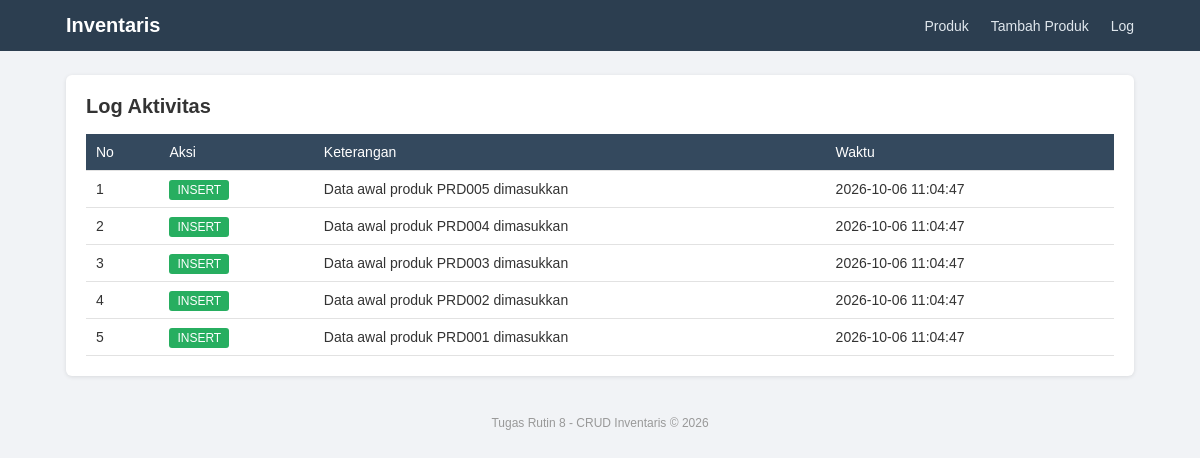
Screenshot of /log.php with the database file from the repository.
### tables this page shows
CREATE TABLE log_aktivitas (
    id_log INT AUTO_INCREMENT PRIMARY KEY,
    aksi VARCHAR(20) NOT NULL,
    keterangan VARCHAR(255) NOT NULL,
    waktu TIMESTAMP DEFAULT CURRENT_TIMESTAMP
);

### log.php (the view, shortened to what this page needs)
<?php
$db = Database::getInstance()->getConnection();
$log = $db->query("SELECT * FROM log_aktivitas ORDER BY waktu DESC, id_log DESC LIMIT 50")->fetchAll();
require_once 'includes/header.php';
?>
<div class="card">
    <div class="card-header">
        <h2>Log Aktivitas</h2>
    </div>
    <div class="tabel-wrap">
        <table>
            <thead>
                <tr>
                    <th>No</th>
                    <th>Aksi</th>
                    <th>Keterangan</th>
                    <th>Waktu</th>
                </tr>
            </thead>
            <tbody>
                <?php foreach ($log as $i => $row): ?>
                    <tr>
                        <td><?= $i + 1 ?></td>
                        <td><span class="badge badge-<?= strtolower(htmlspecialchars($row['aksi'])) ?>"><?= htmlspecialchars($row['aksi']) ?></span></td>
                        <td><?= htmlspecialchars($row['keterangan']) ?></td>
                        <td><?= htmlspecialchars($row['waktu']) ?></td>
                    </tr>
                <?php endforeach; ?>
            </tbody>
        </table>
    </div>
</div>
<?php require_once 'includes/footer.php'; ?>

### style.css (style rules this page uses)
* { margin: 0; padding: 0; box-sizing: border-box; }
body { font-family: Arial, Helvetica, sans-serif; background: #f1f3f6; color: #333; font-size: 14px; }
.card { background: #fff; border-radius: 6px; padding: 20px; box-shadow: 0 1px 4px rgba(0, 0, 0, 0.1); margin-bottom: 20px; }
.card h2 { font-size: 20px; margin-bottom: 16px; }
.card-header { display: flex; justify-content: space-between; align-items: center; flex-wrap: wrap; gap: 10px; }
.tabel-wrap { overflow-x: auto; }
table { width: 100%; border-collapse: collapse; }
th, td { padding: 10px; border-bottom: 1px solid #e2e2e2; text-align: left; }
th { background: #34495e; color: #fff; font-weight: normal; }
.badge { padding: 3px 8px; border-radius: 3px; font-size: 12px; color: #fff; background: #7f8c8d; }
.badge-insert { background: #27ae60; }

### rows the page displays
log_aktivitas: aksi "INSERT", keterangan "Data awal produk PRD005 dimasukkan", waktu "2026-10-06 11:04:47"
log_aktivitas: aksi "INSERT", keterangan "Data awal produk PRD004 dimasukkan", waktu "2026-10-06 11:04:47"
log_aktivitas: aksi "INSERT", keterangan "Data awal produk PRD003 dimasukkan", waktu "2026-10-06 11:04:47"
log_aktivitas: aksi "INSERT", keterangan "Data awal produk PRD002 dimasukkan", waktu "2026-10-06 11:04:47"
log_aktivitas: aksi "INSERT", keterangan "Data awal produk PRD001 dimasukkan", waktu "2026-10-06 11:04:47"
